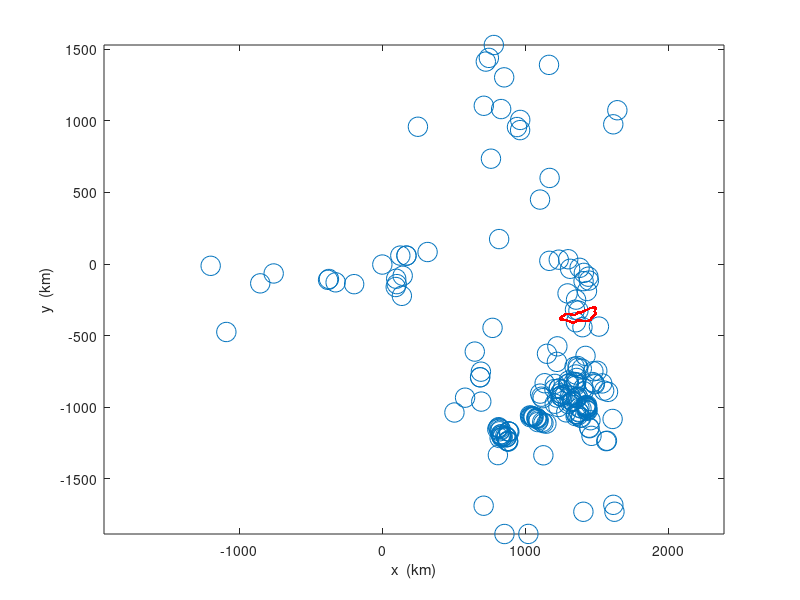

This figure's MATLAB source:
% PLOTLAKES  load and minimal plot of lakes from Siegert (2005)

A = load('siegert_2005_lakes.txt');
B = load('vostok.txt');

plot(A(:,1)/1000,A(:,2)/1000,'o','markersize',14)
hold on
plot(B(:,2)/1000,B(:,3)/1000,'r.')
hold off
xlabel('x  (km)'), ylabel('y  (km)')
axis equal
